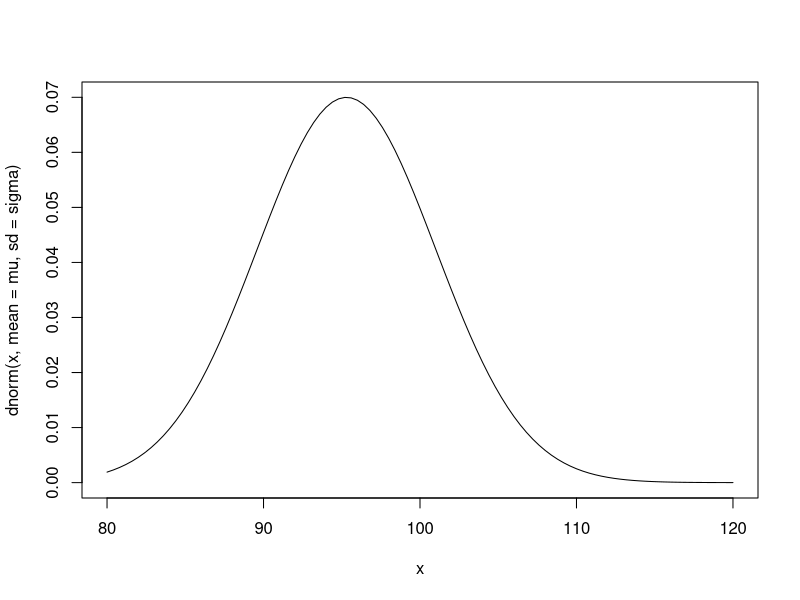
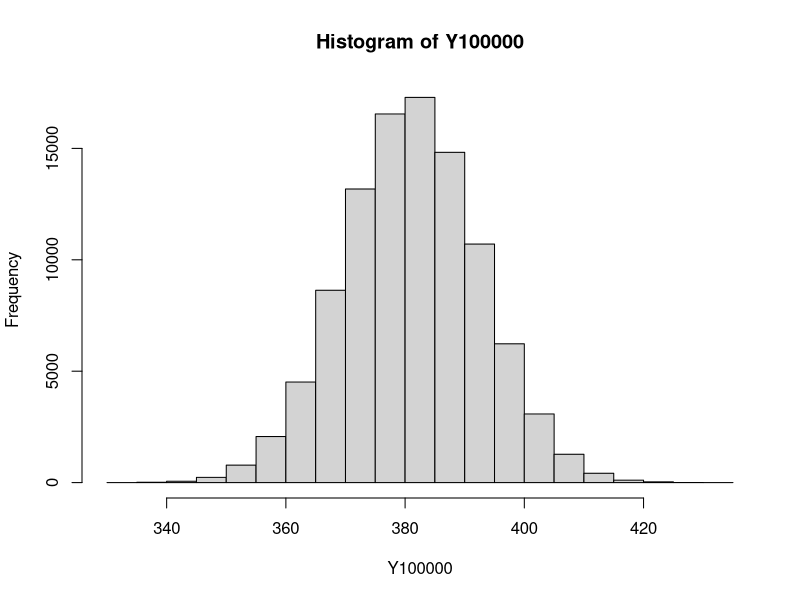
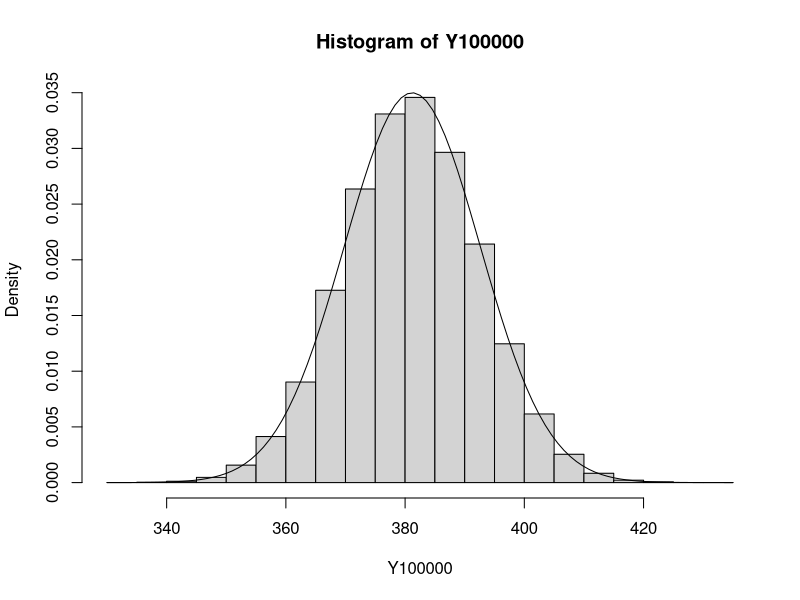
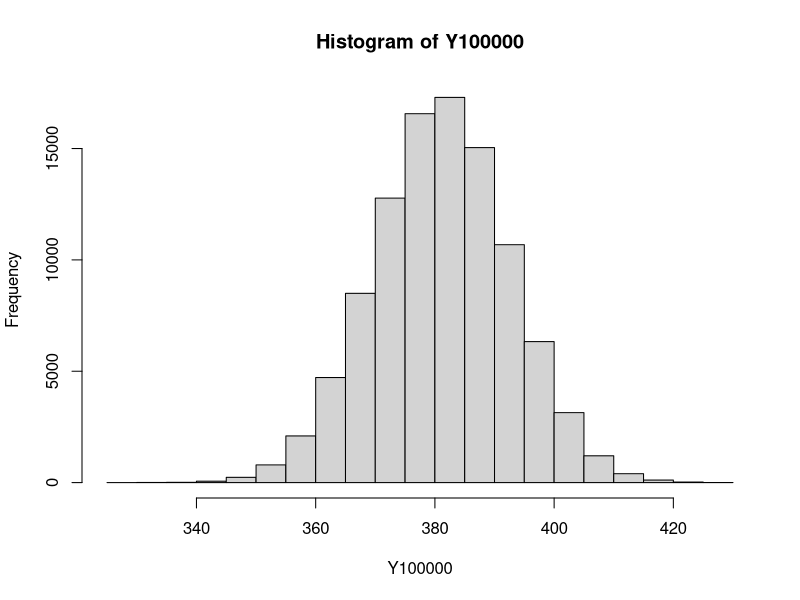
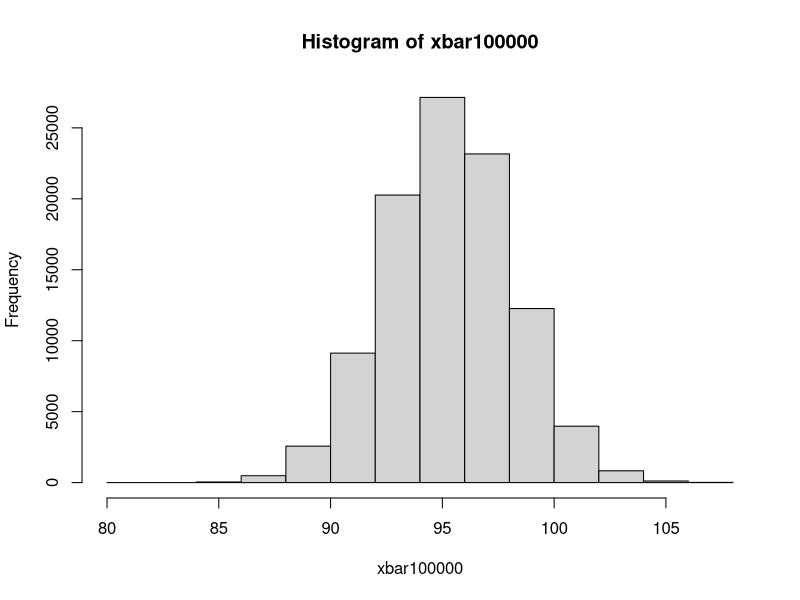
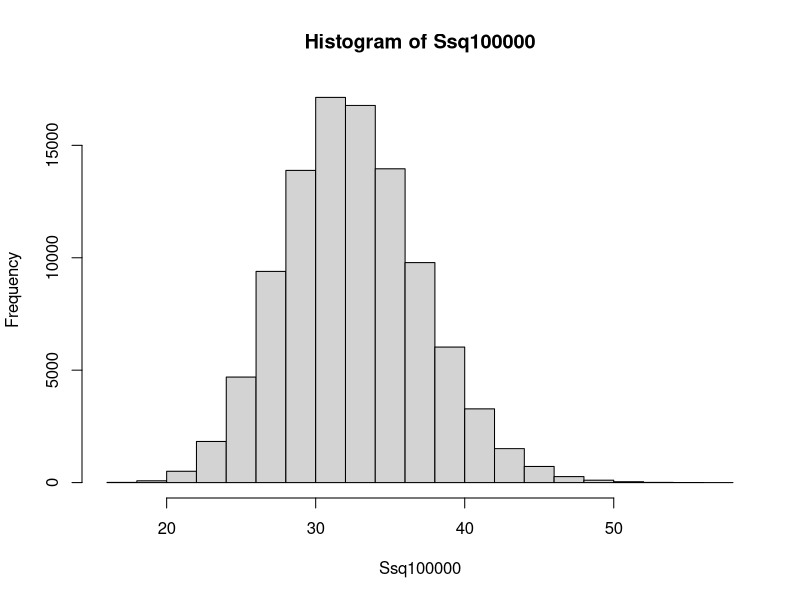
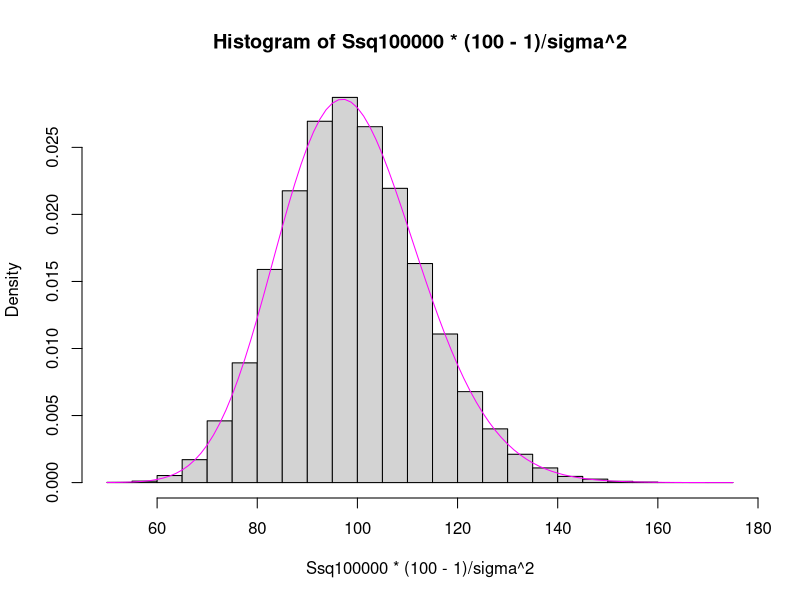

Write R code to recreate these figures, in order.
#Poblacion
mu <- 95.3
sigma <- 5.7

curve(dnorm(x, mean= mu, sd= sigma),xlim=c(80, 120))

rnorm(1,mu,sigma)
pnorm(90,mu,sigma)

#set.seed(123)
#muestra aleatoria de tamaño 4
rnorm(4,mu, sigma)

#apartado a)
Y <- function(i)sum(rnorm(4,mu, sigma))
Y(1)
Y100000 <- sapply(1:100000,Y)
hist(Y100000)
mean(Y100000)


#apartado b)
#en teoria la media de la suma muestral
4*mu

# varianza de la suma muestral
4*sigma^2

var(Y100000)


###
hist(Y100000, freq= FALSE)
curve(dnorm(x, mean = 4*mu, sd= sqrt(4)*sigma),add= TRUE)

#apartado c)

1-pnorm(103,mu,sigma)
Y <- function(i)sum(rnorm(4,mu, sigma))

Y100000 <- sapply(1:100000,Y)
hist(Y100000)
mean(Y100000>103)

#apartado d) n= 4

xbar <- function(i)(mean(rnorm(4,mu,sigma)))
xbar100000 <- sapply(1:100000,xbar)
hist(xbar100000)

mean(xbar100000<98)
pnorm(98,mu,sigma/sqrt(4))

#apartado e)

Ssq <- function(i)(var(rnorm(100,mu,sigma)))
Ssq100000 <- sapply(1:100000,Ssq)
hist(Ssq100000)

mean(Ssq100000>32)
1-pchisq((100-1)*32/sigma^2,100-1)

hist(Ssq100000*(100-1)/sigma^2,prob=TRUE)
curve(dchisq(x,100-1), add= TRUE, col="magenta")
